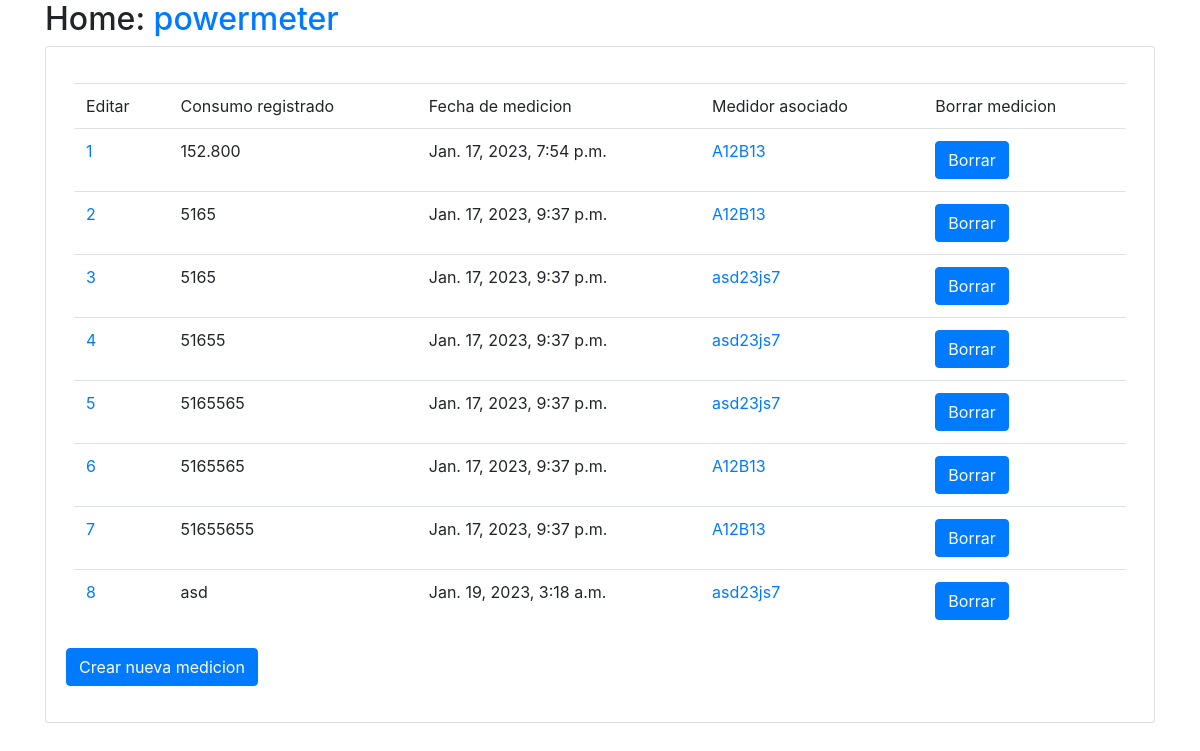
The app's page /medidores/Mediciones/ with its own data.
### medidores/models.py (models this page shows, shortened)
class Mediciones(models.Model):
    medidor_id = models.ForeignKey("medidores.Medidores", on_delete=models.CASCADE)
    id = models.AutoField(primary_key=True, editable=False)
    last_updated = models.DateTimeField(auto_now=True, editable=False)
    consumo_reg = models.CharField(max_length=100, null=False, blank=False,)
    created = models.DateTimeField(auto_now_add=True, editable=False)
    class Meta:
        pass
    def __str__(self):
        return str(self.pk)
    def get_absolute_url(self):
        return reverse("Mediciones_detail", args=(self.id,))

class Medidores(models.Model):
    nombre = models.CharField(max_length=100, null=False, blank=False, unique=True)
    llave_id = models.CharField(max_length=50, null=False, blank=False, unique=True)
    created = models.DateTimeField(auto_now_add=True, editable=False)
    last_updated = models.DateTimeField(auto_now=True, editable=False)
    Id = models.AutoField(primary_key=True, editable=False)
    class Meta:
        pass
    def get_absolute_url(self):
        return reverse("Medidores_detail", args=(self.Id,))

### medidores/views.py (the view)
# urls.py: path("Mediciones/", views.MedicionesListView.as_view(), name="Mediciones_list"),
class MedicionesListView(generic.ListView):
    model = Mediciones
    form_class = forms.MedicionesForm

### medidores/templates/medidores/mediciones_list.html
{% extends "base.html" %}
{% block content %}
<div class="m-2">
  <table class="table">
    <tr>
      <td>Editar</td>
      <td>Consumo registrado</td>
      <td>Fecha de medicion</td>
      <td>Medidor asociado</td>
      <td>Borrar medicion</td>
    </tr>
    {% for object in object_list %}
      <tr>
        <td><a href="{{object.get_absolute_url}}">{{object}}</a></td>
        <td>{{ object.consumo_reg }}</td>
        <td>{{ object.created }}</td>
        <td>
          <a href="{{ object.medidor_id.get_absolute_url }}">{{ object.medidor_id.llave_id }}</a>
        </td>
        <td>
          <a class="btn btn-primary" href="{% url 'Mediciones_delete' pk=object.pk %}">
            Borrar
          </a>
        </td>
      </tr>
    {% endfor %}
  </table>
</div>
<div>
  <a class="btn btn-primary"
    href="{% url 'Mediciones_create' %}">
  Crear nueva medicion
  </a>
</div>
{% endblock %}

### templates/base.html (shortened to what this page needs)
{% load static %}
<html>
  <head>
    <link rel="stylesheet" href="https://stackpath.bootstrapcdn.com/bootstrap/4.3.1/css/bootstrap.min.css"
>
  </head>
  <body>
    {% block allcontent %}
    <div id="content" class="container">
      <h2>Home: <a href="{% url 'index' %}">powermeter</a></h2>
      <div class="card">
        <div class="card-body">
          <p class="card-text">{% block content %}{% endblock %}</p>
        </div>
      </div>
    </div>
    {% endblock %}
  </body>
</html>

### records on screen
Mediciones: id "1", consumo_reg "152.800", created "Jan. 17, 2023, 7:54 p.m.", medidor_id.llave_id "A12B13"
Mediciones: id "2", consumo_reg "5165", created "Jan. 17, 2023, 9:37 p.m.", medidor_id.llave_id "A12B13"
Mediciones: id "3", consumo_reg "5165", created "Jan. 17, 2023, 9:37 p.m.", medidor_id.llave_id "asd23js7"
Mediciones: id "4", consumo_reg "51655", created "Jan. 17, 2023, 9:37 p.m.", medidor_id.llave_id "asd23js7"
Mediciones: id "5", consumo_reg "5165565", created "Jan. 17, 2023, 9:37 p.m.", medidor_id.llave_id "asd23js7"
Mediciones: id "6", consumo_reg "5165565", created "Jan. 17, 2023, 9:37 p.m.", medidor_id.llave_id "A12B13"
Mediciones: id "7", consumo_reg "51655655", created "Jan. 17, 2023, 9:37 p.m.", medidor_id.llave_id "A12B13"
Mediciones: id "8", consumo_reg "asd", created "Jan. 19, 2023, 3:18 a.m.", medidor_id.llave_id "asd23js7"
